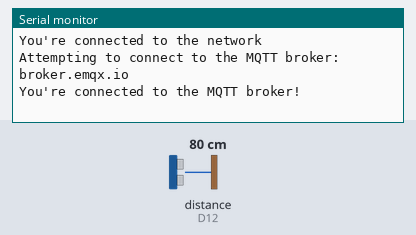
Bench run of a sketch on a simulated Arduino MKR. Shown: the last lines printed to the serial monitor. Inputs (shaded band) come from the test bench; at power-on: distance to the obstacle (sensor on D12) 80 cm. WiFi joins after 1.5 s; servers stay silent unless stated; no MQTT or app messages arrive unless stated.

Above: at 2.7 s.
2.8 s: distance to the obstacle (sensor on D12) set to 43 cm
At 9.2 s:
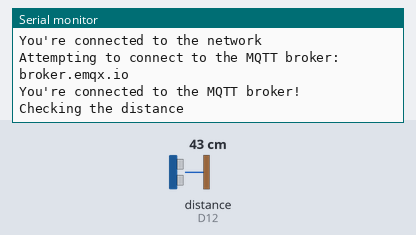
16.8 s: distance to the obstacle (sensor on D12) set to 36 cm
At 25.1 s:
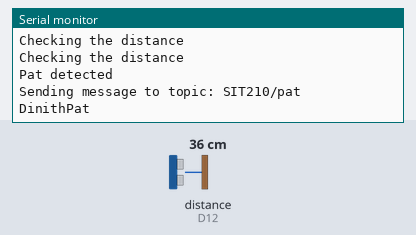
27.6 s: distance to the obstacle (sensor on D12) set to 22 cm
38.4 s: distance to the obstacle (sensor on D12) set to 17 cm
At 40.9 s:
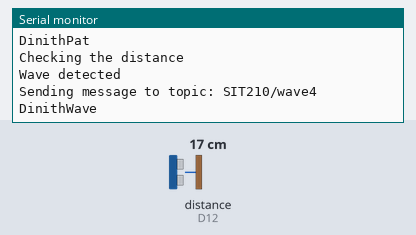

The sketch:

MQTT_modified_pat.ino
```cpp
#include <ArduinoMqttClient.h>
#include <WiFiNINA.h>
#include "secrets.h"
#include <HCSR04.h>

///////please enter your sensitive data in the Secret tab/arduino_secrets.h
char ssid[] = SECRET_SSID;        // your network SSID (name)
char pass[] = SECRET_PASS;    // your network password (use for WPA, or use as key for WEP)
float Distance = 0.0;

UltraSonicDistanceSensor distanceSensor(13, 12);  // Initialize sensor that uses digital pins 13 and 12.

WiFiClient wifiClient;
MqttClient mqttClient(wifiClient);

const char broker[] = "broker.emqx.io";
int        port     = 1883;
const char waveTopic[]  = "SIT210/wave4";
const char patTopic[]  = "SIT210/pat";

//set interval for sending messages (milliseconds)
const long interval = 8000;
unsigned long previousMillis = 0;

int count = 0;

void setup() {
  //Initialize serial and wait for port to open:
  Serial.begin(9600);
  while (!Serial) {
    ; // wait for serial port to connect. Needed for native USB port only
  }

  // attempt to connect to Wifi network:
  Serial.print("Attempting to connect to WPA SSID: ");
  Serial.println(ssid);
  while (WiFi.begin(ssid, pass) != WL_CONNECTED) {
    // failed, retry
    Serial.print(".");
    delay(5000);
  }

  Serial.println("You're connected to the network");
  Serial.println();

  Serial.print("Attempting to connect to the MQTT broker: ");
  Serial.println(broker);

  if (!mqttClient.connect(broker, port)) {
    Serial.print("MQTT connection failed! Error code = ");
    Serial.println(mqttClient.connectError());

    while (1);
  }

  Serial.println("You're connected to the MQTT broker!");
  Serial.println();
}

void loop() {
  // call poll() regularly to allow the library to send MQTT keep alive which
  // avoids being disconnected by the broker
  mqttClient.poll();

  unsigned long currentMillis = millis();

  if (currentMillis - previousMillis >= interval) {
    // save the last time a message was sent
    previousMillis = currentMillis;

    Serial.println("Checking the distance");

    Distance = distanceSensor.measureDistanceCm();

    if(Distance < 20.00) {

      Serial.println("Wave detected");
      Serial.print("Sending message to topic: ");
      Serial.println(waveTopic);
      Serial.println("DinithWave");

      // send message, the Print interface can be used to set the message contents
      mqttClient.beginMessage(waveTopic);
      mqttClient.print("DinithWave");
      mqttClient.endMessage();

      Serial.println();

    } else if (Distance < 40) {

      Serial.println("Pat detected");
      Serial.print("Sending message to topic: ");
      Serial.println(patTopic);
      Serial.println("DinithPat");

      // send message, the Print interface can be used to set the message contents
      mqttClient.beginMessage(patTopic);
      mqttClient.print("DinithPat");
      mqttClient.endMessage();

      Serial.println();

    }
  }
}
```

secrets.h
```cpp
#define SECRET_SSID "Dinith's Galaxy A55"
#define SECRET_PASS "12345678."
```

Measured:
- the behaviour switches between 40 and 39 cm on distance to the obstacle (sensor on D12) (found by bisection; images 1 and 2)
- the behaviour switches between 20 and 19 cm on distance to the obstacle (sensor on D12) (found by bisection; images 2 and 3)
- after the input at 16.8 s, the serial monitor: prints a new line after 7.2 s (image 2)
- after the input at 38.4 s, the serial monitor: prints a new line after 1.6 s (image 3)
